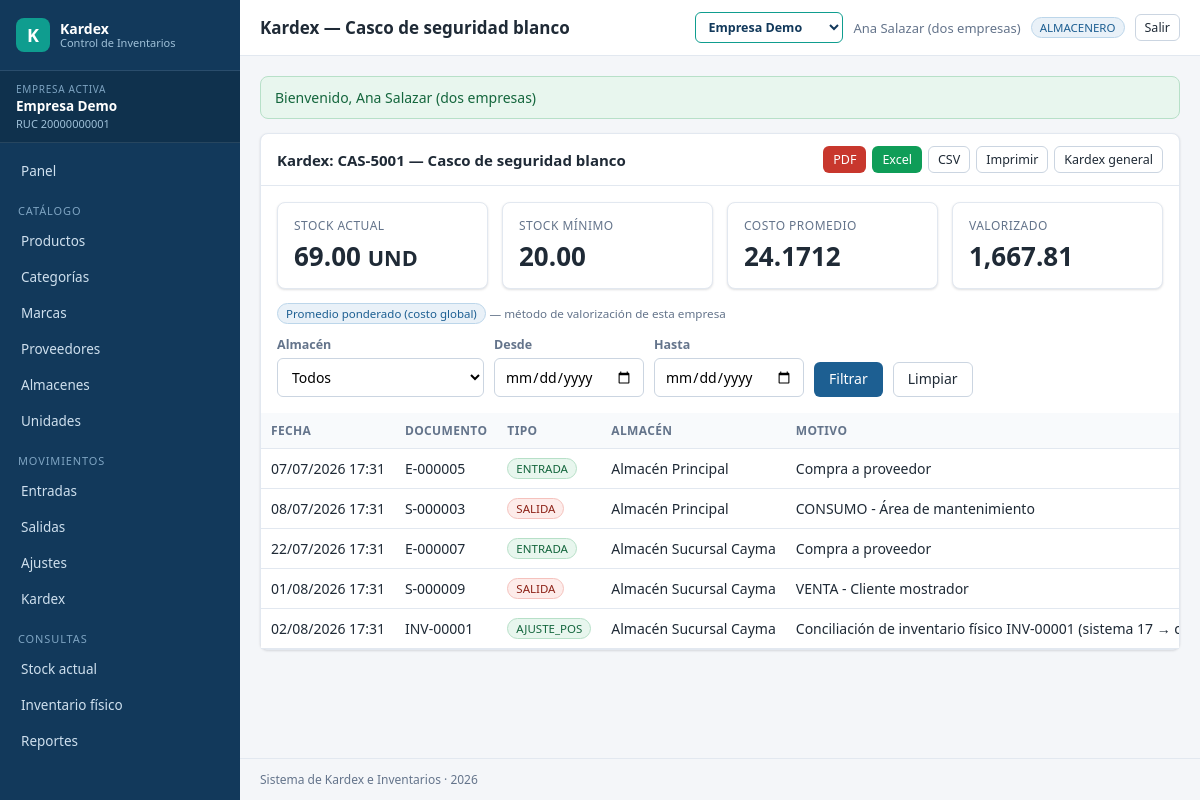
The page /kardex.php?producto_id=17 (signed in) on the database its author committed.
### tables this page shows
CREATE TABLE empresas (
  id            INT UNSIGNED AUTO_INCREMENT PRIMARY KEY,
  ruc           VARCHAR(20)  NOT NULL UNIQUE,
  razon_social  VARCHAR(180) NOT NULL,
  nombre_corto  VARCHAR(60)  NOT NULL,
  direccion     VARCHAR(255) NULL,
  telefono      VARCHAR(30)  NULL,
  email         VARCHAR(150) NULL,
  moneda        VARCHAR(10)  NOT NULL DEFAULT 'PEN',
  simbolo       VARCHAR(5)   NOT NULL DEFAULT 'S/',
   
   
   
  metodo_valorizacion ENUM('PROMEDIO','PEPS','UEPS') NOT NULL DEFAULT 'PROMEDIO',
   
   
   
   
  ambito_costo  ENUM('GLOBAL','ALMACEN') NOT NULL DEFAULT 'GLOBAL',
  estado        TINYINT(1)   NOT NULL DEFAULT 1,
  creado_en     DATETIME     NOT NULL DEFAULT CURRENT_TIMESTAMP
);

CREATE TABLE usuario_empresa (
  usuario_id  INT UNSIGNED NOT NULL,
  empresa_id  INT UNSIGNED NOT NULL,
  rol_id      INT UNSIGNED NOT NULL,
  por_defecto TINYINT(1)   NOT NULL DEFAULT 0,
  PRIMARY KEY (usuario_id, empresa_id),
  CONSTRAINT fk_ue_usr FOREIGN KEY (usuario_id) REFERENCES usuarios(id) ON DELETE CASCADE,
  CONSTRAINT fk_ue_emp FOREIGN KEY (empresa_id) REFERENCES empresas(id) ON DELETE CASCADE,
  CONSTRAINT fk_ue_rol FOREIGN KEY (rol_id)     REFERENCES roles(id),
  INDEX idx_ue_empresa (empresa_id)
);

CREATE TABLE productos (
  id             INT UNSIGNED AUTO_INCREMENT PRIMARY KEY,
  empresa_id     INT UNSIGNED NOT NULL,
  codigo         VARCHAR(40)  NOT NULL,
  descripcion    VARCHAR(255) NOT NULL,
  categoria_id   INT UNSIGNED NULL,
  marca_id       INT UNSIGNED NULL,
  unidad_id      INT UNSIGNED NOT NULL,
  precio_compra  DECIMAL(14,4) NOT NULL DEFAULT 0,
  precio_venta   DECIMAL(14,4) NOT NULL DEFAULT 0,
  costo_promedio DECIMAL(14,4) NOT NULL DEFAULT 0,
  stock_minimo   DECIMAL(14,4) NOT NULL DEFAULT 0,
  estado         TINYINT(1)   NOT NULL DEFAULT 1,
  creado_en      DATETIME     NOT NULL DEFAULT CURRENT_TIMESTAMP,
  actualizado_en DATETIME     NULL ON UPDATE CURRENT_TIMESTAMP,
  CONSTRAINT fk_prod_emp FOREIGN KEY (empresa_id)   REFERENCES empresas(id),
  CONSTRAINT fk_prod_cat FOREIGN KEY (categoria_id) REFERENCES categorias(id),
  CONSTRAINT fk_prod_mar FOREIGN KEY (marca_id)     REFERENCES marcas(id),
  CONSTRAINT fk_prod_uni FOREIGN KEY (unidad_id)    REFERENCES unidades(id),
  UNIQUE KEY uq_prod_emp_codigo (empresa_id, codigo),
  INDEX idx_prod_desc (descripcion),
  INDEX idx_prod_emp_cat (empresa_id, categoria_id)
);

CREATE TABLE unidades (
  id         INT UNSIGNED AUTO_INCREMENT PRIMARY KEY,
  empresa_id INT UNSIGNED NOT NULL,
  codigo     VARCHAR(10)  NOT NULL,
  nombre     VARCHAR(60)  NOT NULL,
  decimales  TINYINT UNSIGNED NOT NULL DEFAULT 2,
  CONSTRAINT fk_uni_emp FOREIGN KEY (empresa_id) REFERENCES empresas(id),
  UNIQUE KEY uq_uni_emp_codigo (empresa_id, codigo)
);

CREATE TABLE kardex (
  id             BIGINT UNSIGNED AUTO_INCREMENT PRIMARY KEY,
  empresa_id     INT UNSIGNED NOT NULL,
  producto_id    INT UNSIGNED NOT NULL,
  almacen_id     INT UNSIGNED NOT NULL,
  fecha          DATETIME     NOT NULL,
  tipo           ENUM('ENTRADA','SALIDA','AJUSTE_POS','AJUSTE_NEG','INV_INICIAL') NOT NULL,
  origen_tabla   VARCHAR(30)  NOT NULL,
  origen_id      INT UNSIGNED NOT NULL,
  documento      VARCHAR(60)  NULL,
  cantidad       DECIMAL(14,4) NOT NULL,
  costo_unitario DECIMAL(14,4) NOT NULL DEFAULT 0,
  saldo_cantidad DECIMAL(14,4) NOT NULL,
  saldo_costo    DECIMAL(14,4) NOT NULL DEFAULT 0,
  saldo_valor    DECIMAL(16,4) NOT NULL DEFAULT 0,
  motivo         VARCHAR(180) NULL,
  usuario_id     INT UNSIGNED NOT NULL,
  creado_en      DATETIME     NOT NULL DEFAULT CURRENT_TIMESTAMP,
  CONSTRAINT fk_kdx_emp  FOREIGN KEY (empresa_id)  REFERENCES empresas(id),
  CONSTRAINT fk_kdx_prod FOREIGN KEY (producto_id) REFERENCES productos(id),
  CONSTRAINT fk_kdx_alm  FOREIGN KEY (almacen_id)  REFERENCES almacenes(id),
  CONSTRAINT fk_kdx_usr  FOREIGN KEY (usuario_id)  REFERENCES usuarios(id),
  INDEX idx_kdx_prod_fecha (producto_id, almacen_id, id),
  INDEX idx_kdx_emp_fecha (empresa_id, fecha),
  INDEX idx_kdx_usuario (usuario_id)
);

CREATE TABLE almacenes (
  id         INT UNSIGNED AUTO_INCREMENT PRIMARY KEY,
  empresa_id INT UNSIGNED NOT NULL,
  codigo     VARCHAR(20)  NOT NULL,
  nombre     VARCHAR(120) NOT NULL,
  direccion  VARCHAR(255) NULL,
  estado     TINYINT(1)   NOT NULL DEFAULT 1,
  CONSTRAINT fk_alm_emp FOREIGN KEY (empresa_id) REFERENCES empresas(id),
  UNIQUE KEY uq_alm_emp_codigo (empresa_id, codigo)
);

### views/kardex/producto.php (the view, shortened to what the rows shown need)
<div class="tarjeta">
  <div class="tarjeta-cab">
    <h2>Kardex: <?= e($producto['codigo']) ?> — <?= e($producto['descripcion']) ?></h2>
    <?php $qsK = http_build_query(array_filter([
        'r' => 'kardex_producto', 'producto_id' => $producto['id'],
        'almacen_id' => $filtros['almacen_id'], 'desde' => $filtros['desde'], 'hasta' => $filtros['hasta'],
    ])); ?>
    <div class="acciones">
      <a class="btn btn-sm btn-rojo" href="<?= url('exportar.php?f=pdf&' . $qsK) ?>">PDF</a>
      <a class="btn btn-sm btn-verde" href="<?= url('exportar.php?f=xlsx&' . $qsK) ?>">Excel</a>
      <button class="btn btn-sm btn-gris" onclick="exportarCSV('tablaKardex','kardex_<?= e($producto['codigo']) ?>')">CSV</button>
      <button class="btn btn-sm btn-gris" onclick="window.print()">Imprimir</button>
      <a class="btn btn-sm btn-gris" href="<?= url('kardex.php') ?>">Kardex general</a>
    </div>
  </div>
  <div class="tarjeta-cuerpo">
    <div class="kpis" style="margin-bottom:14px">
      <div class="kpi"><div class="etiqueta">Stock actual</div>
        <div class="valor"><?= Vista::num($producto['stock_actual']) ?> <small><?= e($producto['unidad']) ?></small></div></div>
      <div class="kpi"><div class="etiqueta">Stock mínimo</div>
        <div class="valor"><?= Vista::num($producto['stock_minimo']) ?></div></div>
      <div class="kpi"><div class="etiqueta">Costo promedio</div>
        <div class="valor"><?= Vista::num($producto['costo_promedio'], 4) ?></div></div>
    </div>
  </div>
  <div class="tabla-scroll">
    <?php if (!$movimientos): ?>
      <p class="vacio">Este producto no tiene movimientos registrados.</p>
    <?php else: ?>
    <table class="tabla" id="tablaKardex">
      <thead><tr>
        <th>Fecha</th><th>Documento</th><th>Tipo</th><th>Almacén</th><th>Motivo</th>
      </tr></thead>
      <tbody>
      <?php foreach ($movimientos as $m):
        $esIngreso = in_array($m['tipo'], ['ENTRADA', 'AJUSTE_POS', 'INV_INICIAL'], true); ?>
        <tr>
          <td><?= Vista::fecha($m['fecha'], true) ?></td>
          <td><?= e($m['documento']) ?></td>
          <td><span class="badge <?= $esIngreso ? 'badge-ok' : 'badge-error' ?>"><?= e($m['tipo']) ?></span></td>
          <td><?= e($m['almacen']) ?></td>
          <td><?= e($m['motivo'] ?? '—') ?></td>
        </tr>
      <?php endforeach; ?>
      </tbody>
    </table>
    <?php endif; ?>
  </div>
</div>

### views/layout.php (shortened to what the rows shown need)
<!DOCTYPE html>
<html lang="es">
<head>
<link rel="stylesheet" href="<?= url('assets/css/app.css') ?>">
</head>
<body>
<div class="layout">
  <div class="contenedor">
    <header class="topbar">
      <h1><?= e($tituloPagina) ?></h1>
      <div class="usuario-box">
        <?php $misEmpresas = Empresa::delUsuario(Auth::id()); ?>
        <?php if (count($misEmpresas) > 1): ?>
          <select class="selector-empresa" onchange="if(this.value) location.href=this.value">
            <?php foreach ($misEmpresas as $em): ?>
              <option value="<?= url('empresas.php?a=cambiar&id=' . $em['id']) ?>"
                      <?= (int) $em['id'] === Empresa::id() ? 'selected' : '' ?>>
                <?= e($em['nombre_corto']) ?>
              </option>
            <?php endforeach; ?>
          </select>
        <?php endif; ?>
        <span class="usuario-nombre"><?= e(Auth::usuario()['nombres'] ?? '') ?></span>
        <span class="badge"><?= e(Auth::rol()) ?></span>
        <a class="btn btn-sm btn-gris" href="<?= url('logout.php') ?>">Salir</a>
      </div>
    </header>
    <main class="contenido">
      <?= $contenido ?>
    </main>
  </div>
</div>
</body>
</html>

### rows shown on the page
empresas: id+nombre_corto "Empresa Demo"
productos: codigo "CAS-5001", descripcion "Casco de seguridad blanco", unidad.codigo "UND", stock_minimo "20.00", costo_promedio "24.1712"
kardex: fecha "07/07/2026 17:31", documento "E-000005", tipo "ENTRADA", almacen.nombre "Almacén Principal", motivo "Compra a proveedor"
kardex: fecha "08/07/2026 17:31", documento "S-000003", tipo "SALIDA", almacen.nombre "Almacén Principal", motivo "CONSUMO - Área de mantenimiento"
kardex: fecha "22/07/2026 17:31", documento "E-000007", tipo "ENTRADA", almacen.nombre "Almacén Sucursal Cayma", motivo "Compra a proveedor"
kardex: fecha "01/08/2026 17:31", documento "S-000009", tipo "SALIDA", almacen.nombre "Almacén Sucursal Cayma", motivo "VENTA - Cliente mostrador"
kardex: fecha "02/08/2026 17:31", documento "INV-00001", tipo "AJUSTE_POS", almacen.nombre "Almacén Sucursal Cayma", motivo "Conciliación de inventario físico INV-00001 (sistema 17 →…"

### other values the page prints
Empresa::nombre() "Empresa Demo"
Empresa::actual()['ruc'] "20000000001"
$tituloPagina "Kardex — Casco de seguridad blanco"
Auth::usuario()['nombres'] "Ana Salazar (dos empresas)"
Auth::rol() "ALMACENERO"
$f['mensaje'] "Bienvenido, Ana Salazar (dos empresas)"
Vista::num($producto['stock_actual']) "69.00"
Valorizacion::etiqueta() "Promedio ponderado (costo global)"
Config::get('app.nombre') "Sistema de Kardex e Inventarios"
